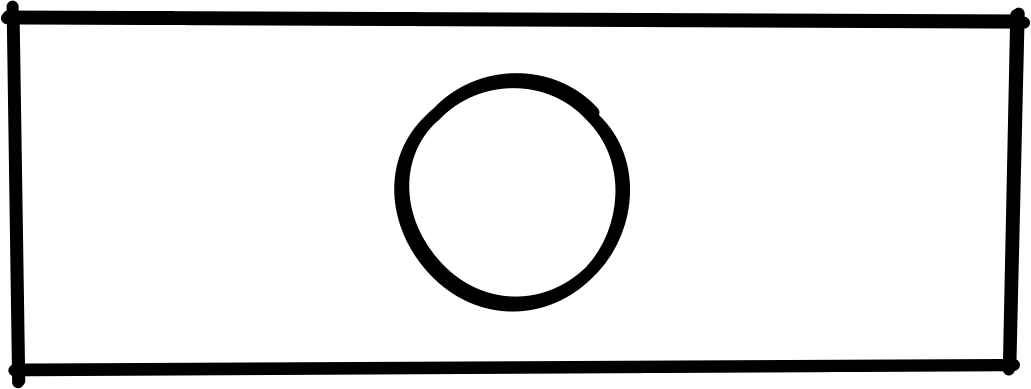
#> input picture drawings/button.png, 1031 x 389 px, found by its file name
$ python json_handler.py
#> lines starting #> are read from the running program, lines starting #| are printed output that depends on the picture
import json
import os
import time
import hashlib
import shutil
import csv
from datetime import datetime
from PIL import Image
from enum import Enum

# 程序运行参数
CLEAN_JSON = False
DRAW_SKETCHES = True

COLOR_MODE = True  # True 为色彩模式，False 为草图模式
CROP_WIDGET = False
TRAINING_DATA_MODE = True  # 构造训练集支持文件
ANALYSIS_MODE = False  # 存储属性分析文件

# 画布长宽
SKETCH_WIDTH = 576
SKETCH_HEIGHT = 1024

WIDGET_FRAME_MARGIN = 1
WIDGET_INNER_MARGIN = 2

FILE_READ_BUF_SIZE = 65536  # 用于 File Hash 的缓存大小
SEQ_LINE = 0  # xml_sequence 的行号

# 路径
RICO_DIR = 'E:\\sketches-test\\rico-data'
CLEANED_JSON_DIR = 'E:\\sketches-test\\cleaned-json'
SKETCH_OUT_DIR = 'E:\\sketches-test\\sketches'
DATA_DIR = 'E:\\sketches-test\\data'
LAYOUT_SEQ_FILE_NAME = 'layout_sequence.lst'
INDEX_LINE_MAP_FILE_NAME = 'index_map.lst'
WIDGET_CUT_OUT_PATH = './widget_cut'
CSV_FILE_PATH = './analysis_result.csv'

# Layout 默认长宽
WIDTH = 1440
HEIGHT = 2560

# 用于 layout 层次间传递辅助参数
KEY_PARENT_CLICKABLE = 'key_parent_clickable'
KEY_PARENT_FIRST_APPEAR = 'key_parent_first_appear'
KEY_PARENT_SECOND_APPEAR = 'key_parent_second_appear'
KEY_PARENT_THIRD_APPEAR = 'key_parent_third_appear'
KEY_PARENT_FORTH_APPEAR = 'key_parent_forth_appear'

# 控件对应的图像
im_button = Image.open('./drawings/frameless/button.png')
#> im_button is the input picture: PIL image 1031x389 RGB; min 0, max 255, mean 225.5
im_edit_text = Image.open('./drawings/frameless/edit_text.png')
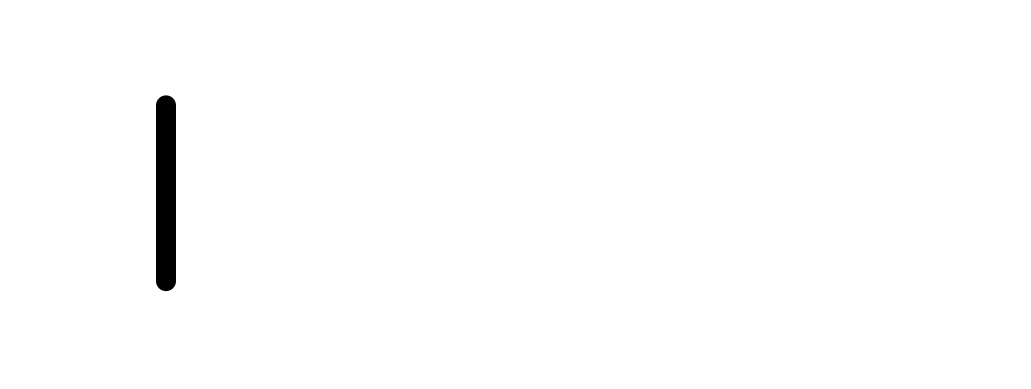
#> input picture drawings/frameless/edit_text.png, 1031 x 389 px
#> im_edit_text is the input picture: PIL image 1031x389 RGB; min 0, max 255, mean 252.6
im_image_view = Image.open('./drawings/frameless/image_view.png')
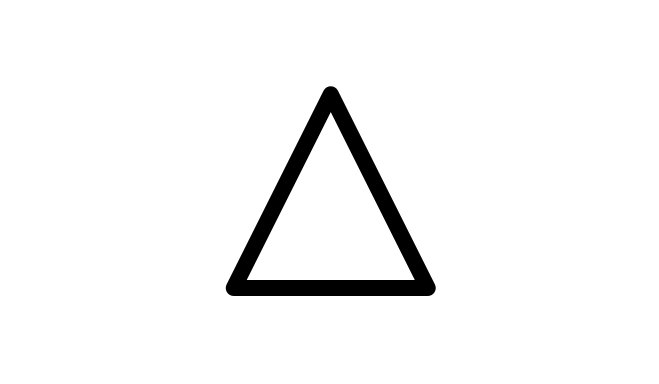
#> input picture drawings/frameless/image_view.png, 659 x 384 px
#> im_image_view is the input picture: PIL image 659x384 RGB; min 0, max 255, mean 245
im_text_view = Image.open('./drawings/frameless/text_view.png')
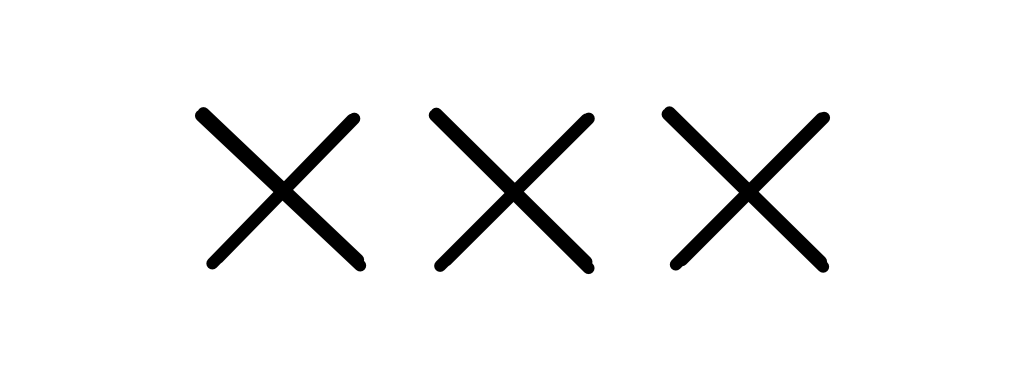
#> input picture drawings/frameless/text_view.png, 1031 x 389 px
#> im_text_view is the input picture: PIL image 1031x389 RGB; min 0, max 255, mean 243.7
im_image_link = Image.open('./drawings/frameless/image_link.png')
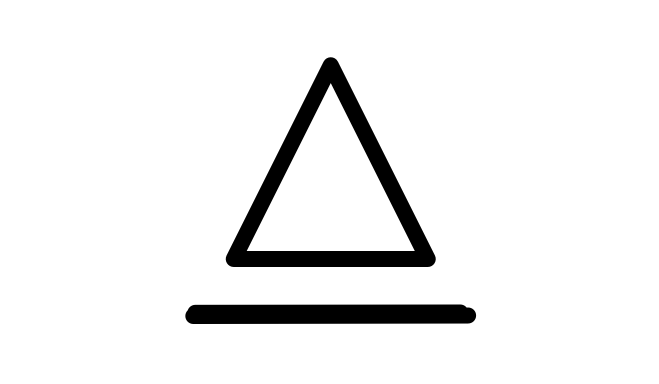
#> input picture drawings/frameless/image_link.png, 659 x 384 px
#> im_image_link is the input picture: PIL image 659x384 RGB; min 0, max 255, mean 239.5
im_text_link = Image.open('./drawings/frameless/text_link.png')
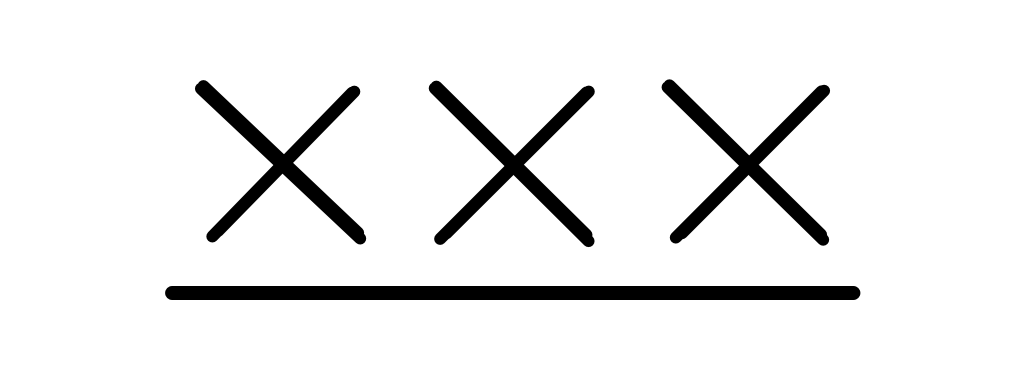
#> input picture drawings/frameless/text_link.png, 1031 x 389 px
#> im_text_link is the input picture: PIL image 1031x389 RGB; min 0, max 255, mean 237.6
#> (the run stopped early here; a loop or call above may not have finished)
